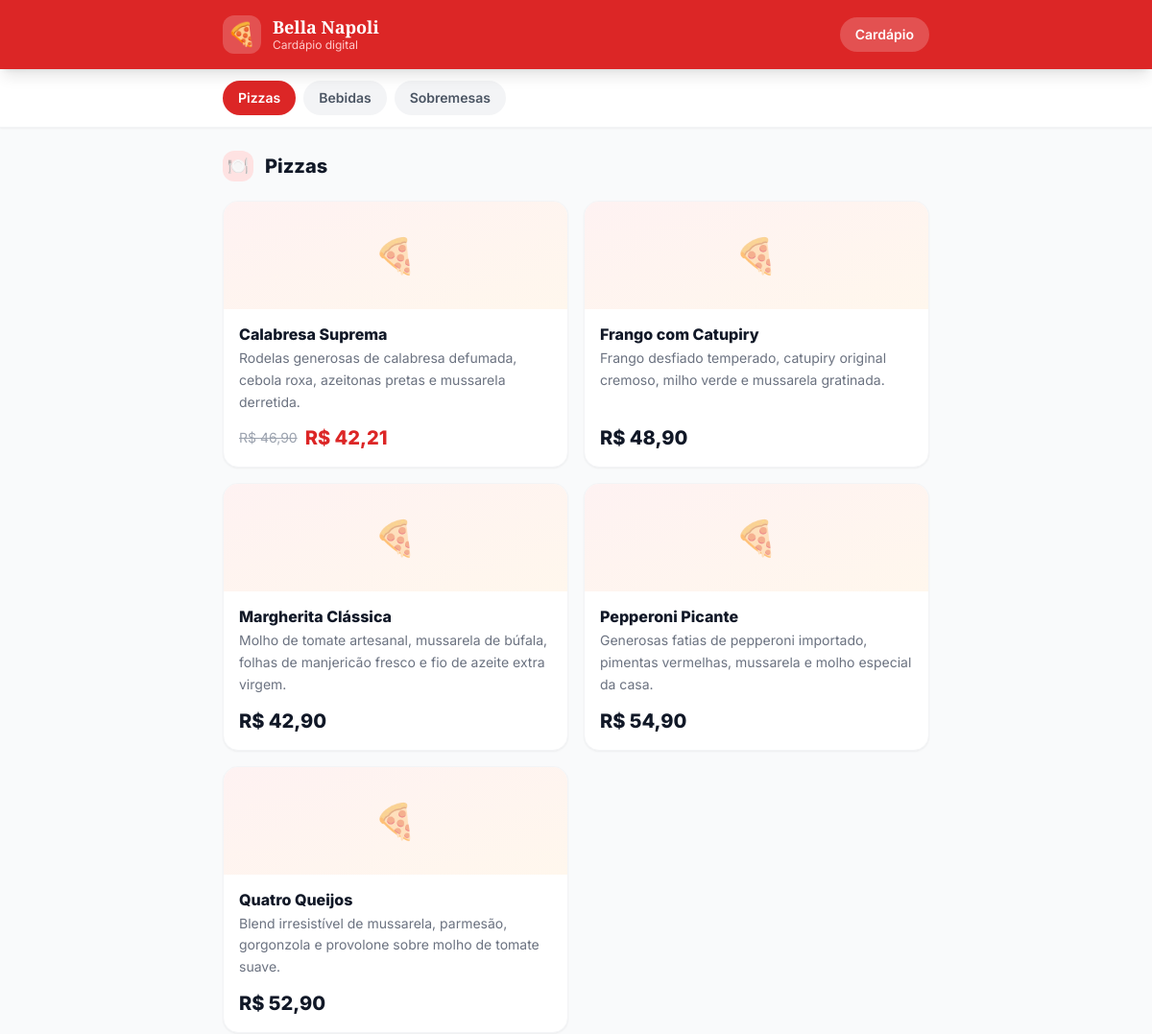
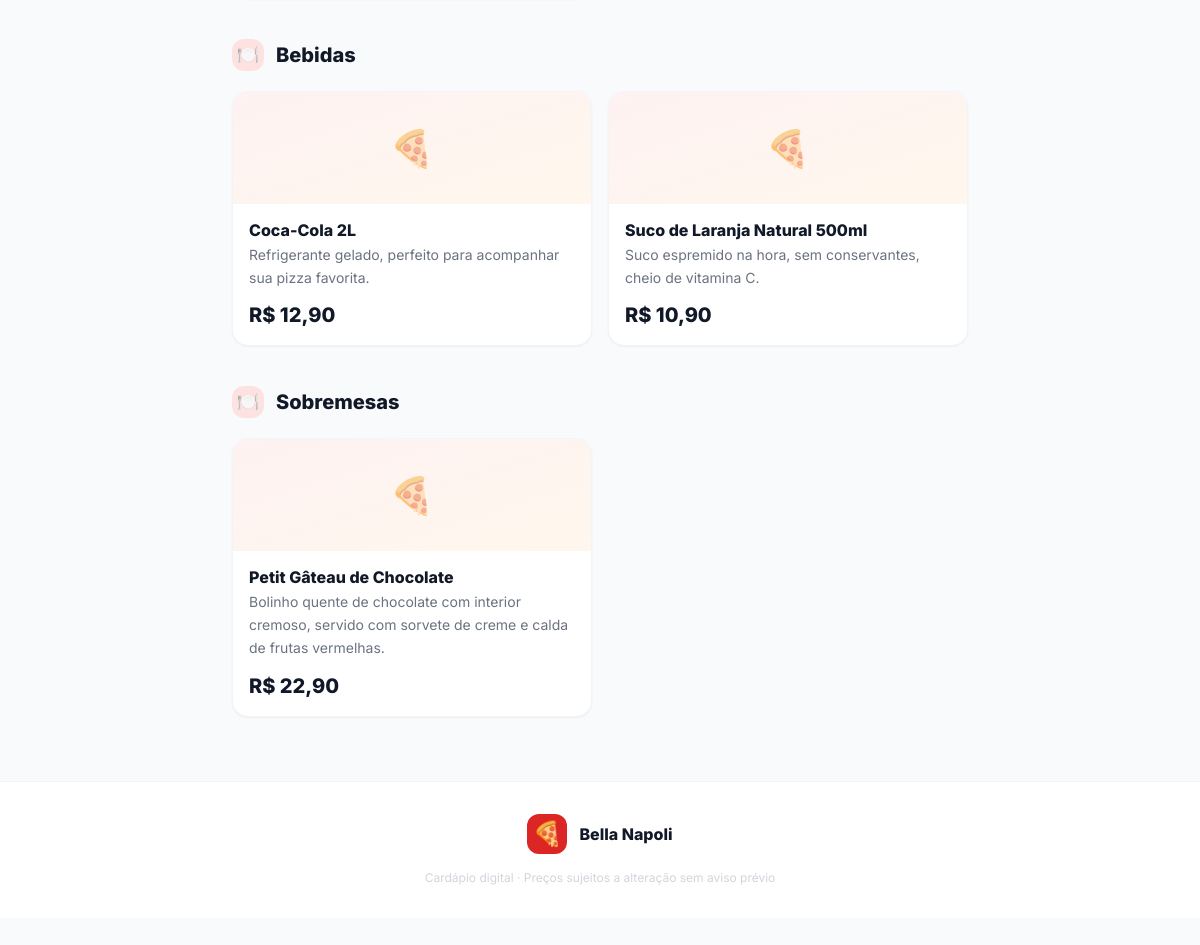
Page /cardapio-mesa.php on the committed database (2 pictures, top to bottom).
### tables this page shows
CREATE TABLE `categorias` (
    `id`    INT UNSIGNED    NOT NULL AUTO_INCREMENT,
    `nome`  VARCHAR(100)    NOT NULL,
    `ordem` TINYINT UNSIGNED NOT NULL DEFAULT 0,
    PRIMARY KEY (`id`)
);

CREATE TABLE IF NOT EXISTS `produtos` (
    `id`           INT UNSIGNED    NOT NULL AUTO_INCREMENT,
    `categoria_id` INT UNSIGNED    NOT NULL,
    `nome`         VARCHAR(150)    NOT NULL,
    `descricao`    TEXT            DEFAULT NULL,
    `preco`        DECIMAL(8,2)    NOT NULL,
    `imagem_url`   VARCHAR(500)    DEFAULT NULL,
    `ativo`        TINYINT(1)      NOT NULL DEFAULT 1,
    `desconto_pct` DECIMAL(5,2)    NOT NULL DEFAULT 0.00,
    PRIMARY KEY (`id`),
    KEY `categoria_id` (`categoria_id`),
    CONSTRAINT `produtos_ibfk_1` FOREIGN KEY (`categoria_id`) REFERENCES `categorias` (`id`)
);

### includes/db.php (called while the page is built, shortened)
<?php
function getPDO(): PDO {
    static $pdo = null;
    if ($pdo === null) {
        $dsn = 'mysql:host=' . DB_HOST . ';dbname=' . DB_NAME . ';charset=' . DB_CHARSET;
        $options = [
            PDO::ATTR_ERRMODE            => PDO::ERRMODE_EXCEPTION,
            PDO::ATTR_DEFAULT_FETCH_MODE => PDO::FETCH_ASSOC,
            PDO::ATTR_EMULATE_PREPARES   => false,
        ];
        $pdo = new PDO($dsn, DB_USER, DB_PASS, $options);
    }
    return $pdo;
}

### includes/config.php (called while the page is built, shortened)
<?php
function getConfig(string $chave, string $default = ''): string {
    static $cache = null;
    if ($cache === null) {
        $cache = [];
        try {
            $rows = getPDO()->query('SELECT chave, valor FROM configuracoes')->fetchAll();
            foreach ($rows as $r) $cache[$r['chave']] = $r['valor'];
        } catch (Exception $e) {}
    }
    return $cache[$chave] ?? $default;
}

### cardapio-mesa.php (the view, shortened to what this page needs)
<?php
require_once __DIR__ . '/includes/db.php';
require_once __DIR__ . '/includes/config.php';
$pdo = getPDO();
$mesa = trim($_GET['mesa'] ?? '');
$mesaNum = $mesa !== '' ? (int)$mesa : null;
$categorias = $pdo->query('SELECT * FROM categorias ORDER BY ordem')->fetchAll();
$produtos = $pdo->query('
    SELECT p.*, c.nome AS categoria_nome, c.id AS categoria_id_ref
    FROM produtos p
    JOIN categorias c ON c.id = p.categoria_id
    WHERE p.ativo = 1
    ORDER BY c.ordem, p.nome
')->fetchAll();
$tamanhosPorProduto = [];
$nomePizzaria = getConfig('nome_pizzaria', 'Bella Napoli');
$produtosPorCat = [];
foreach ($produtos as $p) {
    $produtosPorCat[$p['categoria_id_ref']][] = $p;
}
function fmtPreco(float $v): string {
    return number_format($v, 2, ',', '.');
}
?>
<!DOCTYPE html>
<html lang="pt-BR">
<head>
    <script src="https://cdn.tailwindcss.com"></script>
</head>
<body class="bg-gray-50 min-h-screen pb-32">
<header class="bg-red-600 shadow-lg sticky top-0 z-30">
    <div class="max-w-3xl mx-auto px-4 py-4 flex items-center justify-between gap-4">
        <div class="flex items-center gap-3">
            <div class="w-10 h-10 bg-white/20 rounded-xl flex items-center justify-center text-2xl flex-shrink-0">🍕</div>
            <div>
                <p class="text-white font-extrabold text-lg leading-tight font-display"><?= htmlspecialchars($nomePizzaria) ?></p>
                <p class="text-red-200 text-xs">Cardápio digital</p>
            </div>
        </div>
        <?php if ($mesaNum !== null): ?>
        <div class="flex-shrink-0">
            <span class="inline-flex items-center gap-1.5 bg-white text-red-600 font-extrabold text-sm px-4 py-2 rounded-full shadow-sm">
                <svg class="w-4 h-4" fill="none" stroke="currentColor" stroke-width="2.5" viewBox="0 0 24 24">
                    <path stroke-linecap="round" stroke-linejoin="round" d="M3 10h18M3 6h18M5 14h14M7 18h10"/>
                </svg>
                Mesa <?= $mesaNum ?>
            </span>
        </div>
        <?php else: ?>
        <div class="flex-shrink-0">
            <span class="inline-flex items-center gap-1.5 bg-white/20 text-white font-semibold text-sm px-4 py-2 rounded-full">
                Cardápio
            </span>
        </div>
        <?php endif; ?>
    </div>
</header>
<?php if (!empty($categorias)): ?>
<div class="bg-white border-b border-gray-100 sticky top-[72px] z-20 shadow-sm">
    <div class="max-w-3xl mx-auto px-4">
        <div class="flex gap-2 py-3 overflow-x-auto no-scrollbar" style="scroll-snap-type:x mandatory;">
            <?php foreach ($categorias as $cat): ?>
            <?php if (!empty($produtosPorCat[$cat['id']])): ?>
            <button onclick="scrollToSection('sec-cat-<?= $cat['id'] ?>')"
                    class="cat-pill flex-shrink-0 px-4 py-2 rounded-full text-sm font-semibold text-gray-600 bg-gray-100 hover:bg-red-600 hover:text-white transition-colors whitespace-nowrap">
                <?= htmlspecialchars($cat['nome']) ?>
            </button>
            <?php endif; ?>
            <?php endforeach; ?>
        </div>
    </div>
</div>
<?php endif; ?>
<main class="max-w-3xl mx-auto px-4 py-6 space-y-10">
    <?php foreach ($categorias as $cat):
    ?>
    <section id="sec-cat-<?= $cat['id'] ?>">
        <div class="flex items-center gap-3 mb-5">
            <div class="w-8 h-8 bg-red-100 rounded-xl flex items-center justify-center text-lg flex-shrink-0">
                <?= !empty($cat['icone']) ? htmlspecialchars($cat['icone']) : '🍽️' ?>
            </div>
            <h2 class="text-xl font-extrabold text-gray-900"><?= htmlspecialchars($cat['nome']) ?></h2>
        </div>
        <div class="grid sm:grid-cols-2 gap-4">
            <?php foreach ($produtosPorCat[$cat['id']] as $prod):
                $tamanhos = $tamanhosPorProduto[$prod['id']] ?? [];
                $precoBase = (float) $prod['preco'];
                $temDesconto = (float)$prod['desconto_pct'] > 0;
                $precoFinal = $temDesconto ? round($precoBase * (1 - (float)$prod['desconto_pct'] / 100), 2) : $precoBase;
                $esgotado = $prod['estoque'] !== null && (int)$prod['estoque'] <= 0;
            ?>
            <div class="bg-white rounded-2xl shadow-sm border border-gray-100 overflow-hidden flex flex-col <?= $esgotado ? 'opacity-60' : '' ?>">
                <?php if (!empty($prod['imagem'])): ?>
                <div class="relative">
                    <img src="<?= htmlspecialchars($prod['imagem']) ?>" alt="<?= htmlspecialchars($prod['nome']) ?>"
                         class="w-full h-40 object-cover"
                         onerror="this.style.display='none'">
                    <?php if ($esgotado): ?>
                    <div class="absolute inset-0 bg-black/50 flex items-center justify-center">
                        <span class="bg-black/70 text-white text-sm font-bold px-4 py-2 rounded-full">Esgotado</span>
                    </div>
                    <?php endif; ?>
                    <?php if ($temDesconto && !$esgotado): ?>
                    <span class="absolute top-3 left-3 bg-red-600 text-white text-xs font-extrabold px-2.5 py-1 rounded-full">
                        -<?= (int)$prod['desconto_pct'] ?>%
                    </span>
                    <?php endif; ?>
                </div>
                <?php else: ?>
                <div class="h-28 bg-gradient-to-br from-red-50 to-orange-50 flex items-center justify-center">
                    <span class="text-4xl opacity-50">🍕</span>
                </div>
                <?php endif; ?>
                <div class="p-4 flex-1 flex flex-col">
                    <h3 class="font-extrabold text-gray-900 text-base leading-tight"><?= htmlspecialchars($prod['nome']) ?></h3>
                    <?php if ($prod['descricao']): ?>
                    <p class="text-sm text-gray-500 mt-1 flex-1 leading-relaxed"><?= htmlspecialchars($prod['descricao']) ?></p>
                    <?php endif; ?>
                    <div class="mt-3">
                        <?php if (!empty($tamanhos)): ?>
                        <?php if ($mesaNum !== null && !$esgotado): ?>
                        <div class="flex flex-wrap gap-2">
                            <?php foreach ($tamanhos as $tam): ?>
                            <button
                                onclick="addToCart(<?= (int)$prod['id'] ?>, <?= htmlspecialchars(json_encode($prod['nome'])) ?>, <?= (float)$tam['preco'] ?>, <?= htmlspecialchars(json_encode($tam['nome'])) ?>, false, null)"
                                class="size-pill flex-shrink-0 border-2 border-gray-200 text-gray-700 hover:border-red-500 hover:text-red-600 active:bg-red-600 active:text-white active:border-red-600 text-xs font-bold px-3 py-1.5 rounded-xl transition-all">
                                <?= htmlspecialchars($tam['nome']) ?> · R$ <?= fmtPreco((float)$tam['preco']) ?>
                            </button>
                            <?php endforeach; ?>
                        </div>
                        <?php else: ?>
                        <div class="space-y-1">
                            <?php foreach ($tamanhos as $tam): ?>
                            <div class="flex items-center justify-between text-sm">
                                <span class="text-gray-500"><?= htmlspecialchars($tam['nome']) ?></span>
                                <span class="font-bold text-gray-900">R$ <?= fmtPreco((float)$tam['preco']) ?></span>
                            </div>
                            <?php endforeach; ?>
                        </div>
                        <?php endif; ?>
                        <?php else: ?>
                        <div class="flex items-center justify-between gap-2">
                            <div class="flex items-center gap-2">
                                <?php if ($temDesconto): ?>
                                <span class="text-gray-400 line-through text-sm">R$ <?= fmtPreco($precoBase) ?></span>
                                <?php endif; ?>
                                <span class="font-extrabold text-<?= $temDesconto ? 'red' : 'gray' ?>-<?= $temDesconto ? '600' : '900' ?> text-xl">
                                    R$ <?= fmtPreco($precoFinal) ?>
                                </span>
                            </div>
                        </div>
                        <?php endif; ?>
                    </div>
                </div>
            </div>
            <?php endforeach; ?>
        </div>
    </section>
    <?php endforeach; ?>
</main>
<footer class="mt-10 bg-white border-t border-gray-100 py-8">
    <div class="max-w-3xl mx-auto px-4 text-center">
        <div class="flex items-center justify-center gap-3 mb-3">
            <div class="w-10 h-10 bg-red-600 rounded-xl flex items-center justify-center text-2xl">🍕</div>
            <div>
                <p class="font-extrabold text-gray-900"><?= htmlspecialchars($nomePizzaria) ?></p>
            </div>
        </div>
        <p class="text-xs text-gray-300 mt-4">Cardápio digital · Preços sujeitos a alteração sem aviso prévio</p>
    </div>
</footer>
</body>
</html>

### cardapio-mesa.php (style rules this page uses)
body { font-family: 'Inter', sans-serif; }
.font-display { font-family: 'Playfair Display', serif; }
html { scroll-behavior: smooth; }
.cat-pill.active { background: #dc2626; color: #fff; }
.cat-pill { scroll-snap-align: start; }

### rows in the picture
categorias: nome "Pizzas"
categorias: nome "Bebidas"
categorias: nome "Sobremesas"
produtos: nome "Calabresa Suprema", descricao "Rodelas generosas de calabresa defumada, cebola roxa, azeitonas pretas e mussarela derretida.", preco "46,90", fmtPreco($precoFinal) "42,21"
produtos: nome "Frango com Catupiry", descricao "Frango desfiado temperado, catupiry original cremoso, milho verde e mussarela gratinada.", fmtPreco($precoFinal) "48,90"
produtos: nome "Margherita Clássica", descricao "Molho de tomate artesanal, mussarela de búfala, folhas de manjericão fresco e fio de azeite extra virgem.", fmtPreco($precoFinal) "42,90"
produtos: nome "Pepperoni Picante", descricao "Generosas fatias de pepperoni importado, pimentas vermelhas, mussarela e molho especial da casa.", fmtPreco($precoFinal) "54,90"
produtos: nome "Quatro Queijos", descricao "Blend irresistível de mussarela, parmesão, gorgonzola e provolone sobre molho de tomate suave.", fmtPreco($precoFinal) "52,90"
produtos: nome "Coca-Cola 2L", descricao "Refrigerante gelado, perfeito para acompanhar sua pizza favorita.", fmtPreco($precoFinal) "12,90"
produtos: nome "Suco de Laranja Natural 500ml", descricao "Suco espremido na hora, sem conservantes, cheio de vitamina C.", fmtPreco($precoFinal) "10,90"
produtos: nome "Petit Gâteau de Chocolate", descricao "Bolinho quente de chocolate com interior cremoso, servido com sorvete de creme e calda de frutas vermelhas.", fmtPreco($precoFinal) "22,90"

### other values in the picture
$nomePizzaria "Bella Napoli"
